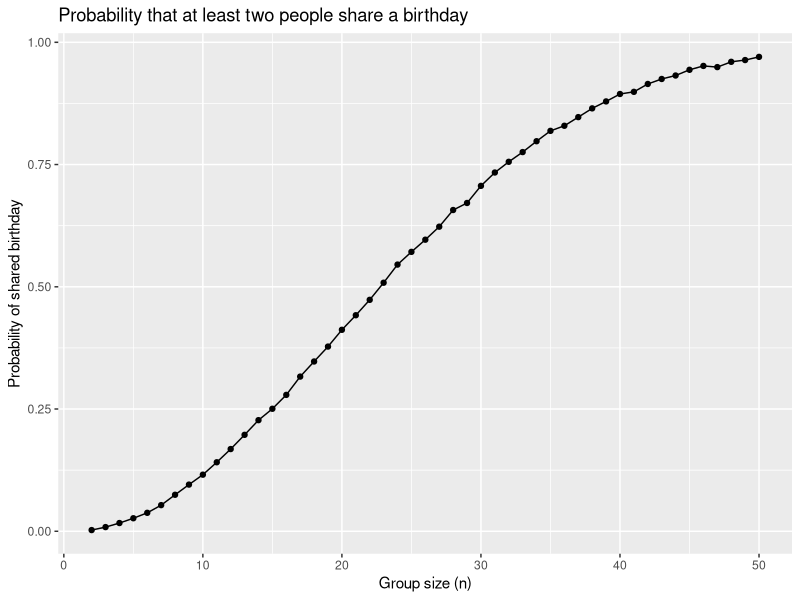

Recreate this plot in R.
## ---- chunk 1
library(tidyverse)
set.seed(1)
## ---- chunk 2
bday_sim = function(n_room) {
  birthdays = sample(1:365, n_room, replace = TRUE)
  repeated_bday = length(unique(birthdays)) < n_room
  repeated_bday
}
bday_sim(20)
## ---- chunk 3
bday_sim_results = 
  expand_grid(
    bdays = 2:50,
    iter = 1:10000   
  ) %>% 
  mutate(
    results = map_lgl(bdays, bday_sim)
  ) %>% 
  group_by(bdays) %>% 
  summarize(
    prob_repeat = mean(results)
  )

#adding summary table 
bday_sim_results %>% 
  knitr::kable(
    digits = 3,
    caption = "Estimated probability that at least two people share a birthday"
  )

## ---- chunk 4
bday_sim_results %>% 
  ggplot(aes(x = bdays, y = prob_repeat)) +
  geom_point() +
  geom_line() +
  labs(
    title = "Probability that at least two people share a birthday",
    x = "Group size (n)",
    y = "Probability of shared birthday"
  )
